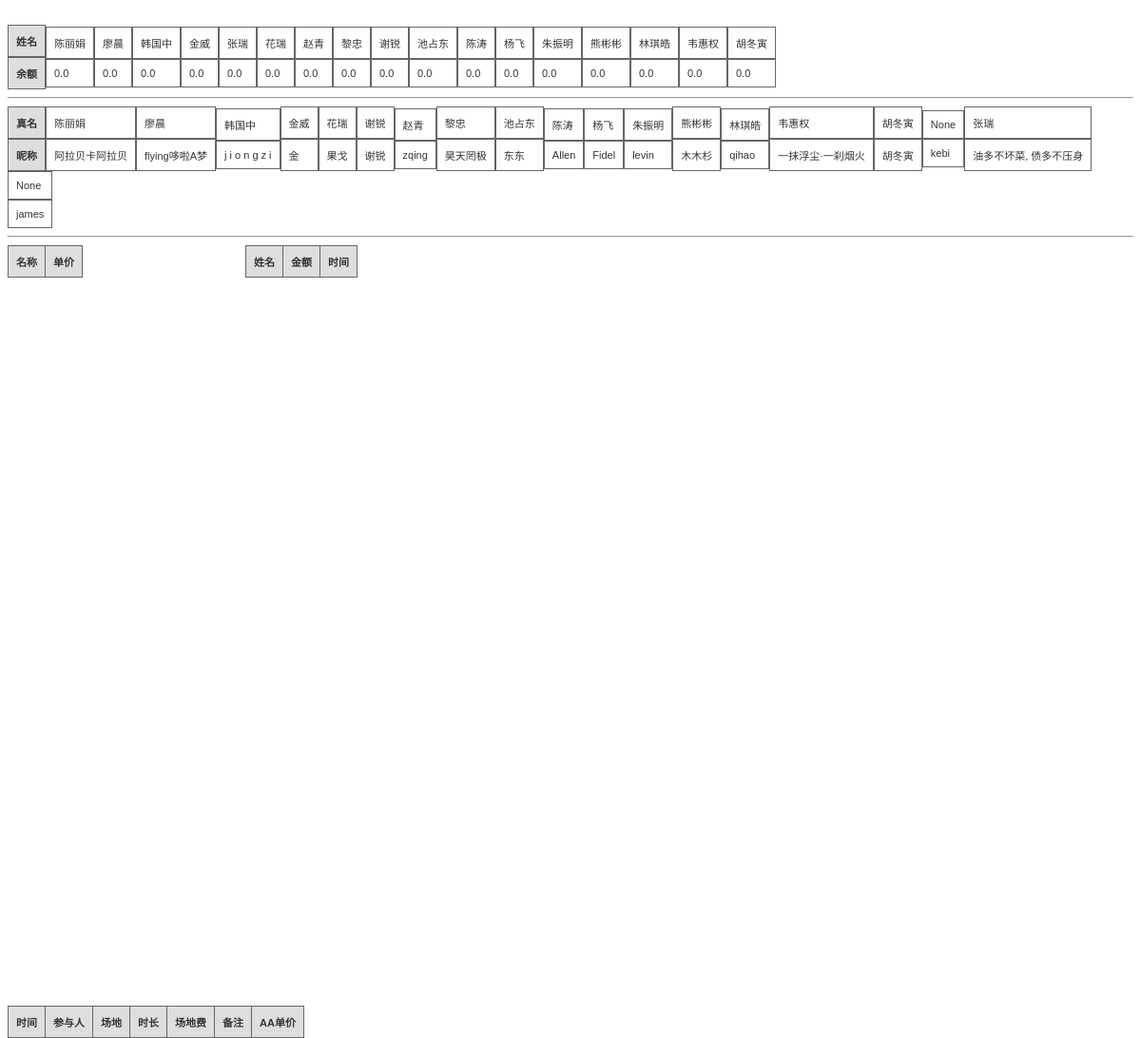
The app's page /BDsClub/, older data.
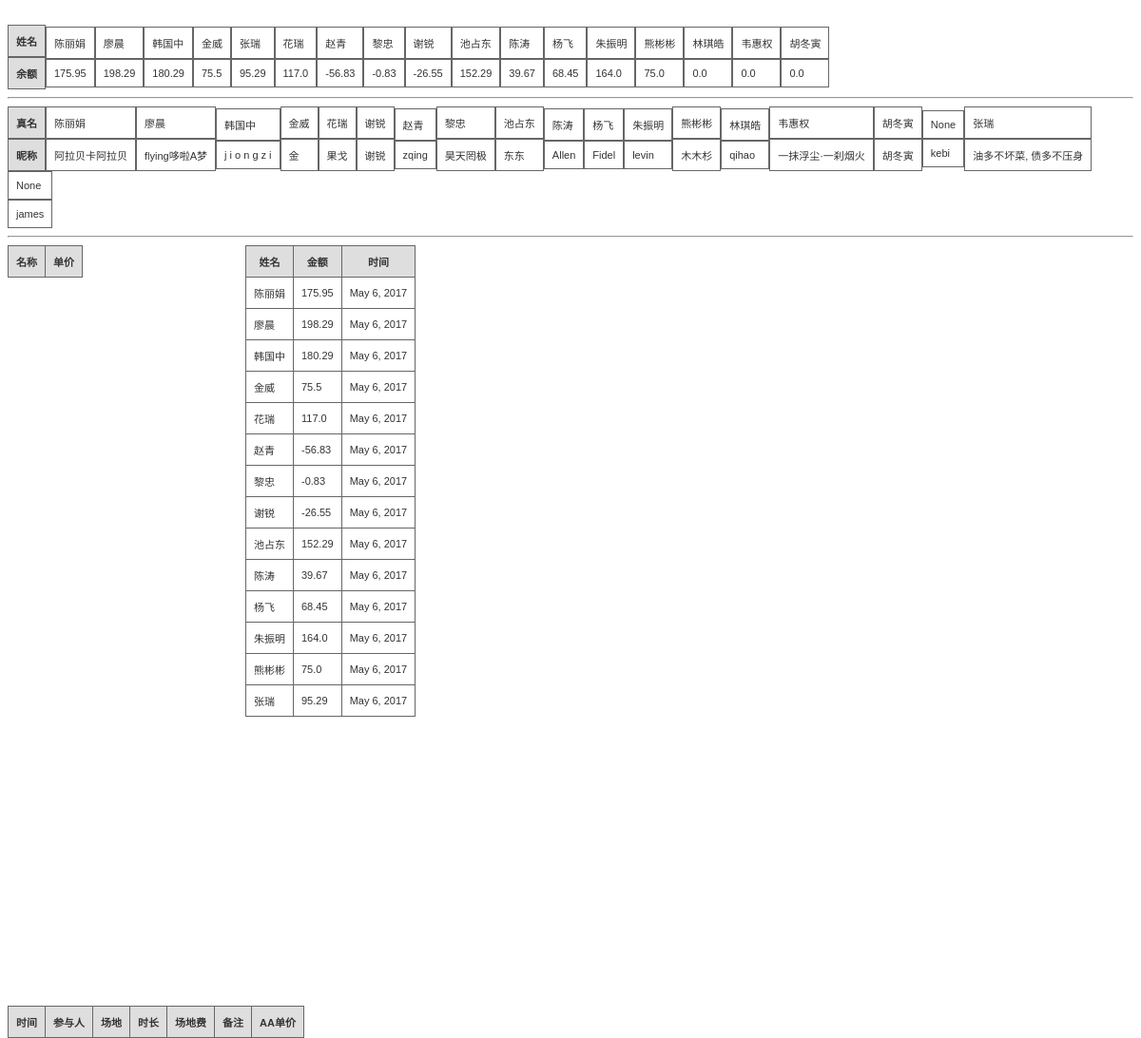
The same page, newer data.
### BDsClub/models.py (models this page shows)
class Member(models.Model):
    name = models.CharField(max_length=64)
    amount = models.FloatField(default=0)

class Alias(models.Model):
    real_name = models.CharField(max_length=64)
    wx_name = models.CharField(max_length=64)

class Deposit(models.Model):
    name = models.CharField(max_length=64)
    amount = models.FloatField(default=0)
    time = models.DateField()

### BDsClub/views.py (the view)
def home(request):
    rets = list(Deposit.objects.all().order_by('-time'))
    member = list(Member.objects.all())
    als = list(Alias.objects.all())
    balls = list(Ball.objects.all())
    plays = list(Play.objects.all().order_by('-time'))
    for play in plays:
        play.players = get_current_players(play.id)
    return render(request, 'summary.html',{'results': rets,'members': member,
                     'als':als,'balls':balls,'plays':plays})

### BDsClub/templates/summary.html (shortened to what this page needs)
<!DOCTYPE html>
<html>
<body>
<br>
<div>
<table class="gridtable1">
<tr>
<th>姓名</th>
<th>余额</th>
</tr>
{% for member in members %}
<tr>
<td>{{member.name}}</td>
<td>{{member.amount}}</td>
</tr>
{% endfor %}
</table>
</div>
<hr/>
<div>
<table class="gridtable1">
<tr>
<th>真名</th>
<th>昵称</th>
</tr>
{% for al in als %}
<tr>
<td>{{al.real_name}}</td>
<td>{{al.wx_name}}</td>
</tr>
{% endfor %}
</table>
</div>
<hr/>
<div class="lay1">
<table class="gridtable">
<tr>
<th>名称</th>
<th>单价</th>
</tr>
</table>
</div>
<div class="lay11">
<table class="gridtable">
<tr>
<th>姓名</th>
<th>金额</th>
<th>时间</th>
</tr>
{% for res in results %}
<tr>
<td>{{res.name}}</td>
<td>{{res.amount}}</td>
<td>{{res.time}}</td>
</tr>
{% endfor %}
</table>
</div>
<div class="lay2">
<table class="gridtable">
<tr>
<th>时间</th>
<th>参与人</th>
<th>场地</th>
<th>时长</th>
<th>场地费</th>
<th>备注</th>
<th>AA单价</th>
</tr>
</table>
</div>
</body>
</html>

### BDsClub/templates/summary.html (style rules this page uses)
table.gridtable { font-family: verdana,arial,sans-serif; font-size:11px; color:#333333; border-width: 1px; border-color: #666666; border-collapse: collapse; }
table.gridtable th { border-width: 1px; padding: 8px; border-style: solid; border-color: #666666; background-color: #dedede; }
table.gridtable td { border-width: 1px; padding: 8px; border-style: solid; border-color: #666666; background-color: #ffffff; }
table.gridtable1 { font-family: verdana,arial,sans-serif; font-size:11px; color:#333333; border-width: 1px; border-color: #666666; border-collapse: collapse; }
table.gridtable1 tr { display: inline-block; }
table.gridtable1 th { border-width: 1px; padding: 8px; border-style: solid; border-color: #666666; background-color: #dedede; display: block; }
table.gridtable1 td { border-width: 1px; padding: 8px; border-style: solid; border-color: #666666; background-color: #ffffff; display: block; }
.lay1 { width: 250px; height: 800px; float: left; }
.lay11 { width: 300px; height: 800px; float: left; }
.lay2 { width: 800px; float: left; }

Row changes from the older to the newer data that the page shows:
changed Member "陈丽娟": amount "0.0" → "175.95"
changed Member "廖晨": amount "0.0" → "198.29"
changed Member "韩国中": amount "0.0" → "180.29"
changed Member "金威": amount "0.0" → "75.5"
changed Member "张瑞": amount "0.0" → "95.29"
changed Member "花瑞": amount "0.0" → "117.0"
changed Member "赵青": amount "0.0" → "-56.83"
changed Member "黎忠": amount "0.0" → "-0.83"
changed Member "谢锐": amount "0.0" → "-26.55"
changed Member "池占东": amount "0.0" → "152.29"
changed Member "陈涛": amount "0.0" → "39.67"
changed Member "杨飞": amount "0.0" → "68.45"
changed Member "朱振明": amount "0.0" → "164.0"
changed Member "熊彬彬": amount "0.0" → "75.0"
added Deposit: name "陈丽娟", amount "175.95", time "May 6, 2017"
added Deposit: name "廖晨", amount "198.29", time "May 6, 2017"
added Deposit: name "韩国中", amount "180.29", time "May 6, 2017"
added Deposit: name "金威", amount "75.5", time "May 6, 2017"
added Deposit: name "花瑞", amount "117.0", time "May 6, 2017"
added Deposit: name "赵青", amount "-56.83", time "May 6, 2017"
added Deposit: name "黎忠", amount "-0.83", time "May 6, 2017"
added Deposit: name "谢锐", amount "-26.55", time "May 6, 2017"
added Deposit: name "池占东", amount "152.29", time "May 6, 2017"
added Deposit: name "陈涛", amount "39.67", time "May 6, 2017"
added Deposit: name "杨飞", amount "68.45", time "May 6, 2017"
added Deposit: name "朱振明", amount "164.0", time "May 6, 2017"
added Deposit: name "熊彬彬", amount "75.0", time "May 6, 2017"
added Deposit: name "张瑞", amount "95.29", time "May 6, 2017"
